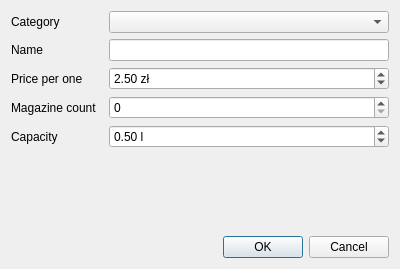
<?xml version="1.0" encoding="UTF-8"?>
<ui version="4.0">
 <class>ProduktyDialog</class>
 <widget class="QDialog" name="ProduktyDialog">
  <property name="geometry">
   <rect>
    <x>0</x>
    <y>0</y>
    <width>400</width>
    <height>269</height>
   </rect>
  </property>
  <property name="windowTitle">
   <string>Add product</string>
  </property>
  <layout class="QGridLayout" name="gridLayout">
   <item row="3" column="2">
    <widget class="QSpinBox" name="MagazynEdit">
     <property name="maximum">
      <number>1000000</number>
     </property>
    </widget>
   </item>
   <item row="4" column="0">
    <widget class="QLabel" name="StanMagazynuLable">
     <property name="text">
      <string>Capacity</string>
     </property>
    </widget>
   </item>
   <item row="4" column="2">
    <widget class="QDoubleSpinBox" name="PojemnoscEdit">
     <property name="suffix">
      <string> l</string>
     </property>
     <property name="minimum">
      <double>0.010000000000000</double>
     </property>
     <property name="singleStep">
      <double>0.250000000000000</double>
     </property>
     <property name="value">
      <double>0.500000000000000</double>
     </property>
    </widget>
   </item>
   <item row="0" column="2">
    <widget class="QComboBox" name="KategoriaBox"/>
   </item>
   <item row="3" column="0">
    <widget class="QLabel" name="MagazynLable">
     <property name="text">
      <string>Magazine count</string>
     </property>
    </widget>
   </item>
   <item row="1" column="2">
    <widget class="QLineEdit" name="NazwaEdit"/>
   </item>
   <item row="2" column="0">
    <widget class="QLabel" name="CenaJednostkowaLable">
     <property name="text">
      <string>Price per one</string>
     </property>
    </widget>
   </item>
   <item row="0" column="0">
    <widget class="QLabel" name="IDKategoriiLable">
     <property name="text">
      <string>Category</string>
     </property>
    </widget>
   </item>
   <item row="2" column="2">
    <widget class="QDoubleSpinBox" name="CenaEdit">
     <property name="specialValueText">
      <string/>
     </property>
     <property name="suffix">
      <string> zł</string>
     </property>
     <property name="minimum">
      <double>0.010000000000000</double>
     </property>
     <property name="value">
      <double>2.500000000000000</double>
     </property>
    </widget>
   </item>
   <item row="6" column="2">
    <widget class="QDialogButtonBox" name="buttonBox">
     <property name="standardButtons">
      <set>QDialogButtonBox::Cancel|QDialogButtonBox::Ok</set>
     </property>
    </widget>
   </item>
   <item row="1" column="0">
    <widget class="QLabel" name="NazwaProduktuLable">
     <property name="text">
      <string>Name</string>
     </property>
    </widget>
   </item>
   <item row="5" column="0" colspan="3">
    <spacer name="verticalSpacer">
     <property name="orientation">
      <enum>Qt::Vertical</enum>
     </property>
     <property name="sizeHint" stdset="0">
      <size>
       <width>20</width>
       <height>40</height>
      </size>
     </property>
    </spacer>
   </item>
  </layout>
 </widget>
 <tabstops>
  <tabstop>KategoriaBox</tabstop>
  <tabstop>NazwaEdit</tabstop>
  <tabstop>CenaEdit</tabstop>
  <tabstop>MagazynEdit</tabstop>
  <tabstop>PojemnoscEdit</tabstop>
 </tabstops>
 <resources/>
 <connections>
  <connection>
   <sender>buttonBox</sender>
   <signal>accepted()</signal>
   <receiver>ProduktyDialog</receiver>
   <slot>accept()</slot>
   <hints>
    <hint type="sourcelabel">
     <x>250</x>
     <y>259</y>
    </hint>
    <hint type="destinationlabel">
     <x>199</x>
     <y>149</y>
    </hint>
   </hints>
  </connection>
  <connection>
   <sender>buttonBox</sender>
   <signal>rejected()</signal>
   <receiver>ProduktyDialog</receiver>
   <slot>reject()</slot>
   <hints>
    <hint type="sourcelabel">
     <x>250</x>
     <y>259</y>
    </hint>
    <hint type="destinationlabel">
     <x>199</x>
     <y>149</y>
    </hint>
   </hints>
  </connection>
  <connection>
   <sender>NazwaEdit</sender>
   <signal>textChanged(QString)</signal>
   <receiver>ProduktyDialog</receiver>
   <slot>onTextChanged()</slot>
   <hints>
    <hint type="sourcelabel">
     <x>137</x>
     <y>83</y>
    </hint>
    <hint type="destinationlabel">
     <x>89</x>
     <y>62</y>
    </hint>
   </hints>
  </connection>
  <connection>
   <sender>CenaEdit</sender>
   <signal>valueChanged(QString)</signal>
   <receiver>ProduktyDialog</receiver>
   <slot>onTextChanged()</slot>
   <hints>
    <hint type="sourcelabel">
     <x>261</x>
     <y>128</y>
    </hint>
    <hint type="destinationlabel">
     <x>280</x>
     <y>108</y>
    </hint>
   </hints>
  </connection>
 </connections>
 <slots>
  <slot>accept()</slot>
  <slot>onTextChanged()</slot>
 </slots>
</ui>
